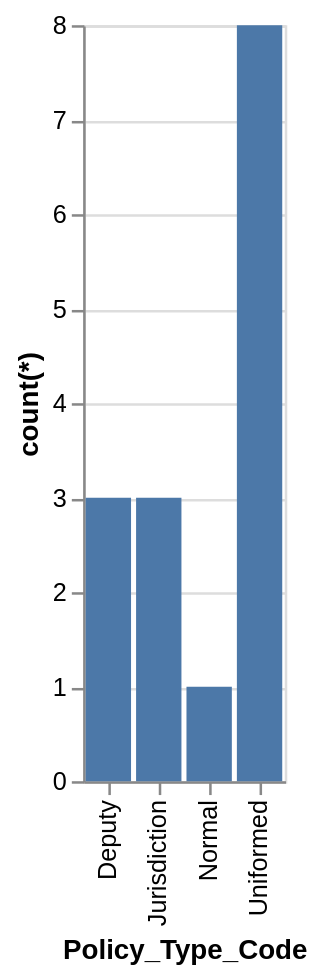

This figure's Vega-Lite source:
### Vega-Lite specification from a JSON file in a GitHub repository (floating-point values rounded to 4 significant figures)
{"data": {"values": [{"x_data": "Deputy", "y_data": 3}, {"x_data": "Jurisdiction", "y_data": 3}, {"x_data": "Normal", "y_data": 1}, {"x_data": "Uniformed", "y_data": 8}]}, "mark": "bar", "encoding": {"x": {"field": "x_data", "type": "nominal", "title": "Policy_Type_Code", "sort": "ascending"}, "y": {"field": "y_data", "type": "quantitative", "title": "count(*)"}}}
